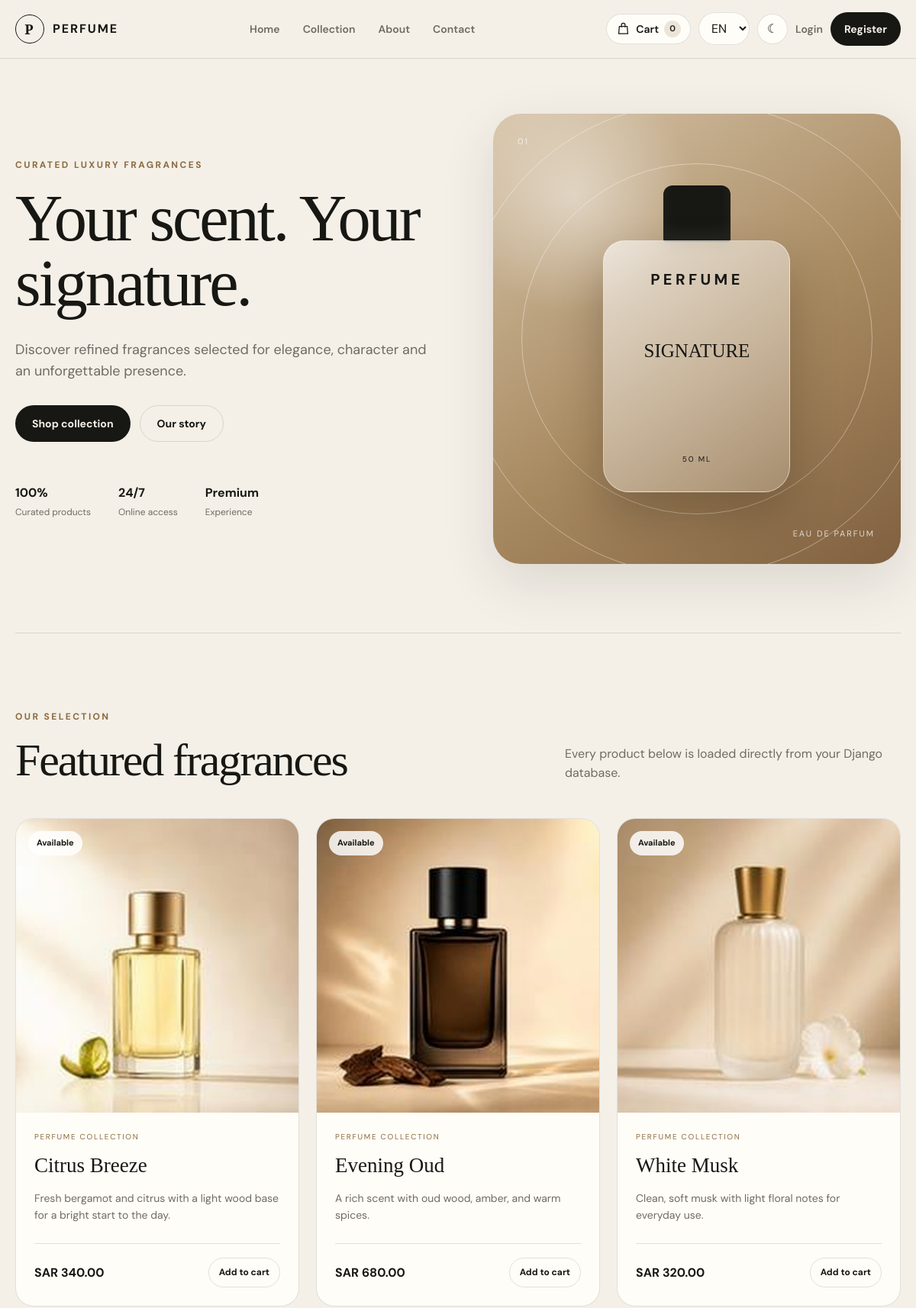
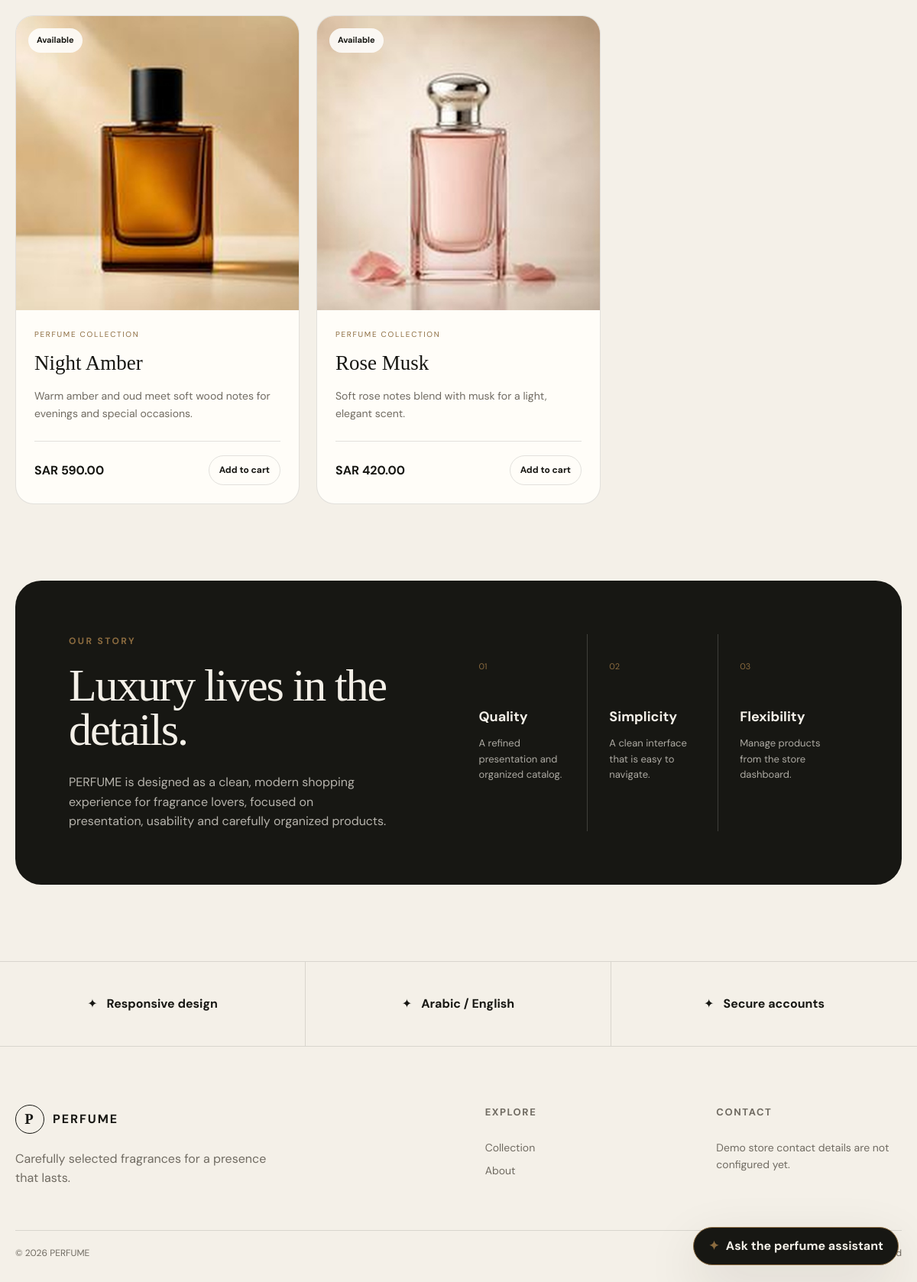
The page /en/ on the database its author committed (2 pictures, top to bottom).
### store/models.py (models this page shows, shortened)
class StoreContent(models.Model):
    hero_title_ar = models.CharField(max_length=180, default='عطرك يروي قصتك.', verbose_name='عنوان الواجهة بالعربية')
    hero_title_en = models.CharField(max_length=180, default='Your scent. Your signature.', verbose_name='Hero title in English')
    hero_description_ar = models.TextField(default='اكتشف مجموعة مختارة من العطور الراقية التي تجمع بين الأناقة والأصالة والحضور المميز.', verbose_name='وصف الواجهة بالعربية')
    hero_description_en = models.TextField(default='Discover refined fragrances selected for elegance, character and an unforgettable presence.', verbose_name='Hero description in English')
    story_title_ar = models.CharField(max_length=180, default='الأناقة تبدأ بالتفاصيل.', verbose_name='عنوان القصة بالعربية')
    story_title_en = models.CharField(max_length=180, default='Luxury lives in the details.', verbose_name='Story title in English')
    story_description_ar = models.TextField(default='بنينا PERFUME ليكون تجربة تسوق بسيطة وحديثة لعشاق العطور. نركز على جودة العرض، سهولة الاستخدام، وتنظيم المنتجات بطريقة واضحة.', verbose_name='وصف القصة بالعربية')
    story_description_en = models.TextField(default='PERFUME is designed as a clean, modern shopping experience for fragrance lovers, focused on presentation, usability and carefully organized products.', verbose_name='Story description in English')
    @classmethod
    def get_solo(cls):
        content, _ = cls.objects.get_or_create(pk=1)
        return content

class Product(models.Model):
    name = models.CharField(max_length=200, verbose_name='الاسم بالعربية')
    name_en = models.CharField(max_length=200, blank=True, default='', verbose_name='Name in English')
    description = models.TextField(verbose_name='الوصف بالعربية')
    description_en = models.TextField(blank=True, default='', verbose_name='Description in English')
    price = models.DecimalField(max_digits=10, decimal_places=2)
    image = models.ImageField(upload_to='products/', blank=True, null=True)
    available = models.BooleanField(default=True)
    stock = models.PositiveIntegerField(default=10, verbose_name='الكمية المتوفرة')
    created_at = models.DateTimeField(auto_now_add=True)
    @property
    def localized_name(self):
        if get_language() == 'en' and self.name_en:
            return self.name_en
        return self.name
    @property
    def localized_description(self):
        if get_language() == 'en' and self.description_en:
            return self.description_en
        return self.description

### store/views.py (the view)
# urls.py: 2. Add a URL to urlpatterns:  path('', views.home, name='home')
def home(request):
    products = Product.objects.filter(available=True).order_by('-created_at')
    return render(request, 'store/home.html', {
        'products': products,
        'page_content': StoreContent.get_solo(),
    })

### store/context_processors.py (called while the page is built)
def cart_summary(request):
    if request.user.is_authenticated:
        quantity = Cart.objects.filter(user=request.user).aggregate(
            quantity=Sum('items__quantity'),
        )['quantity'] or 0
    else:
        session_cart = request.session.get(CART_SESSION_KEY, {})
        quantity = sum(
            max(0, int(value))
            for value in session_cart.values()
            if str(value).isdigit()
        ) if isinstance(session_cart, dict) else 0
    return {'cart_item_count': quantity}

### store/templates/store/home.html (shortened to what this page needs)
{% extends 'base.html' %}
{% load i18n l10n %}
{% get_current_language as LANGUAGE_CODE %}
{% block content %}
<section class="hero-modern" id="home">
    <div class="hero-copy">
        <p class="eyebrow">
            {% if LANGUAGE_CODE == 'ar' %}مجموعة عطور فاخرة{% else %}CURATED LUXURY FRAGRANCES{% endif %}
        </p>
        <h1>
            {% if LANGUAGE_CODE == 'ar' %}{{ page_content.hero_title_ar|linebreaksbr }}{% else %}{{ page_content.hero_title_en|linebreaksbr }}{% endif %}
        </h1>
        <p class="hero-description">
            {% if LANGUAGE_CODE == 'ar' %}{{ page_content.hero_description_ar }}{% else %}{{ page_content.hero_description_en }}{% endif %}
        </p>
        <div class="hero-buttons">
            <a class="primary-button" href="#collection">
                {% if LANGUAGE_CODE == 'ar' %}تسوق المجموعة{% else %}Shop collection{% endif %}
            </a>
            <a class="secondary-button" href="#about">
                {% if LANGUAGE_CODE == 'ar' %}اكتشف قصتنا{% else %}Our story{% endif %}
            </a>
        </div>
        <div class="hero-stats">
            <div><strong>100%</strong><span>{% if LANGUAGE_CODE == 'ar' %}منتجات مختارة{% else %}Curated products{% endif %}</span></div>
            <div><strong>24/7</strong><span>{% if LANGUAGE_CODE == 'ar' %}تصفح المتجر{% else %}Online access{% endif %}</span></div>
            <div><strong>Premium</strong><span>{% if LANGUAGE_CODE == 'ar' %}تجربة فاخرة{% else %}Experience{% endif %}</span></div>
        </div>
    </div>
    <div class="hero-visual" aria-hidden="true">
        <div class="visual-orbit orbit-one"></div>
        <div class="visual-orbit orbit-two"></div>
        <div class="bottle-card">
            <span class="bottle-cap"></span>
            <div class="bottle-body">
                <span class="bottle-brand">PERFUME</span>
                <span class="bottle-name">SIGNATURE</span>
                <span class="bottle-volume">50 ML</span>
            </div>
        </div>
        <span class="visual-note note-one">01</span>
        <span class="visual-note note-two">EAU DE PARFUM</span>
    </div>
</section>
<section class="section-shell collection-section" id="collection">
    <div class="section-heading">
        <div>
            <p class="eyebrow">
                {% if LANGUAGE_CODE == 'ar' %}مختاراتنا{% else %}OUR SELECTION{% endif %}
            </p>
            <h2>
                {% if LANGUAGE_CODE == 'ar' %}عطور مميزة{% else %}Featured fragrances{% endif %}
            </h2>
        </div>
        <p>
            {% if LANGUAGE_CODE == 'ar' %}
                منتجاتك تأتي مباشرة من قاعدة بيانات Django.
            {% else %}
                Every product below is loaded directly from your Django database.
            {% endif %}
        </p>
    </div>
    <div class="modern-products-grid">
        {% for product in products %}
            <article class="modern-product-card">
                <div class="modern-product-image">
                    {% if product.image %}
                        <img src="{{ product.image.url }}" alt="{{ product.localized_name }}">
                    {% else %}
                        <div class="product-placeholder">
                            <span>P</span>
                            <small>PERFUME</small>
                        </div>
                    {% endif %}
                    <span class="availability-badge {% if not product.stock %}availability-empty{% endif %}">
                        {% if product.stock %}
                            {% if LANGUAGE_CODE == 'ar' %}متوفر{% else %}Available{% endif %}
                        {% else %}
                            {% if LANGUAGE_CODE == 'ar' %}نفد المخزون{% else %}Sold out{% endif %}
                        {% endif %}
                    </span>
                </div>
                <div class="modern-product-info">
                    <p class="product-kicker">{% if LANGUAGE_CODE == 'ar' %}مجموعة العطور{% else %}PERFUME COLLECTION{% endif %}</p>
                    <h3><a href="{% url 'product_detail' product.id %}">{{ product.localized_name }}</a></h3>
                    <p class="product-description">{{ product.localized_description|truncatechars:100 }}</p>
                    <div class="product-footer">
                        <strong class="product-price"><bdi class="money" dir="ltr">SAR {{ product.price|unlocalize }}</bdi></strong>
                        <form class="cart-add-form" method="post" action="{% url 'cart_add' product.id %}">
                            <button class="product-action" type="submit" {% if not product.stock %}disabled{% endif %}>
                                {% if not product.stock %}
                                    {% if LANGUAGE_CODE == 'ar' %}غير متوفر{% else %}Sold out{% endif %}
                                {% else %}
                                    {% if LANGUAGE_CODE == 'ar' %}أضف للسلة{% else %}Add to cart{% endif %}
                                {% endif %}
                            </button>
                        </form>
                    </div>
                </div>
            </article>
        {% empty %}
            <div class="empty-state">
                <span>P</span>
                <h3>{% if LANGUAGE_CODE == 'ar' %}لا توجد منتجات حالياً{% else %}No products yet{% endif %}</h3>
                <p>{% if LANGUAGE_CODE == 'ar' %}أضف أول منتج من لوحة إدارة المتجر.{% else %}Add your first product from the store dashboard.{% endif %}</p>
            </div>
        {% endfor %}
    </div>
</section>
<section class="about-modern" id="about">
    <div class="about-panel">
        <p class="eyebrow">{% if LANGUAGE_CODE == 'ar' %}قصتنا{% else %}OUR STORY{% endif %}</p>
        <h2>
            {% if LANGUAGE_CODE == 'ar' %}{{ page_content.story_title_ar }}{% else %}{{ page_content.story_title_en }}{% endif %}
        </h2>
        <p>
            {% if LANGUAGE_CODE == 'ar' %}{{ page_content.story_description_ar }}{% else %}{{ page_content.story_description_en }}{% endif %}
        </p>
    </div>
    <div class="values-grid">
        <article>
            <span>01</span>
            <h3>{% if LANGUAGE_CODE == 'ar' %}الجودة{% else %}Quality{% endif %}</h3>
            <p>{% if LANGUAGE_CODE == 'ar' %}تجربة عرض أنيقة ومنتجات منظمة.{% else %}A refined presentation and organized catalog.{% endif %}</p>
        </article>
        <article>
            <span>02</span>
            <h3>{% if LANGUAGE_CODE == 'ar' %}البساطة{% else %}Simplicity{% endif %}</h3>
            <p>{% if LANGUAGE_CODE == 'ar' %}واجهة واضحة وسهلة الاستخدام.{% else %}A clean interface that is easy to navigate.{% endif %}</p>
        </article>
        <article>
            <span>03</span>
            <h3>{% if LANGUAGE_CODE == 'ar' %}المرونة{% else %}Flexibility{% endif %}</h3>
            <p>{% if LANGUAGE_CODE == 'ar' %}إدارة المنتجات من لوحة المتجر.{% else %}Manage products from the store dashboard.{% endif %}</p>
        </article>
    </div>
</section>
<section class="service-strip">
    <div>
        <span>✦</span>
        <strong>{% if LANGUAGE_CODE == 'ar' %}تصميم متجاوب{% else %}Responsive design{% endif %}</strong>
    </div>
    <div>
        <span>✦</span>
        <strong>{% if LANGUAGE_CODE == 'ar' %}عربي / English{% else %}Arabic / English{% endif %}</strong>
    </div>
    <div>
        <span>✦</span>
        <strong>{% if LANGUAGE_CODE == 'ar' %}حسابات آمنة{% else %}Secure accounts{% endif %}</strong>
    </div>
</section>
{% endblock %}

### rows shown on the page
StoreContent: hero_title_en "Your scent. Your signature.", hero_description_en "Discover refined fragrances selected for elegance, character and an unforgettable presence.", story_title_en "Luxury lives in the details.", story_description_en "PERFUME is designed as a clean, modern shopping experience for fragrance lovers, focused on presentation, usability and carefully organized products."
Product: image (picture), stock "Available", localized_name "Citrus Breeze", localized_description "Fresh bergamot and citrus with a light wood base for a bright start to the day.", price "340.00"
Product: image (picture), stock "Available", localized_name "Evening Oud", localized_description "A rich scent with oud wood, amber, and warm spices.", price "680.00"
Product: image (picture), stock "Available", localized_name "White Musk", localized_description "Clean, soft musk with light floral notes for everyday use.", price "320.00"
Product: image (picture), stock "Available", localized_name "Night Amber", localized_description "Warm amber and oud meet soft wood notes for evenings and special occasions.", price "590.00"
Product: image (picture), stock "Available", localized_name "Rose Musk", localized_description "Soft rose notes blend with musk for a light, elegant scent.", price "420.00"

### other values the page prints
{{ cart_item_count }} "0"
